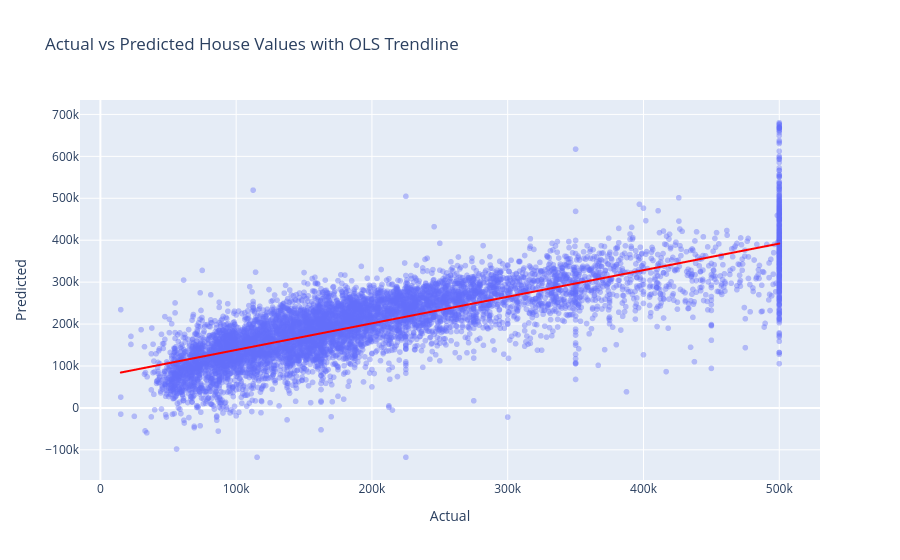

The code cell stored with this chart in its notebook:
### Code cell
# Cell 10: Regression Scatter Plot (Actual vs Predicted Joint Plot equivalent)
fig_reg = px.scatter(
    df_final, 
    x='Actual', 
    y='Predicted', 
    trendline="ols",
    trendline_color_override="red",
    opacity=0.4,
    title="Actual vs Predicted House Values with OLS Trendline"
)
fig_reg.show()

### Figure 1 — Plotly figure (JSON) as saved in the notebook; plotly's stock layout.template omitted (floating-point values rounded to 4 significant figures; data arrays with more than 128 entries replaced by an {"elided": "..."} marker saying what was removed)
{"data": [{"hovertemplate": "Actual=%{x}<br>Predicted=%{y}<extra></extra>", "legendgroup": "", "marker": {"color": "#636efa", "opacity": 0.4, "symbol": "circle"}, "mode": "markers", "name": "", "showlegend": false, "type": "scattergl", "x": {"elided": "7742 int values"}, "xaxis": "x", "y": {"elided": "7742 float values"}, "yaxis": "y"}, {"hovertemplate": "<b>OLS trendline</b><br>Predicted = 0.634157 * Actual + 74829.5<br>R<sup>2</sup>=0.639658<br><br>Actual=%{x}<br>Predicted=%{y} <b>(trend)</b><extra></extra>", "legendgroup": "", "line": {"color": "red"}, "marker": {"color": "#636efa", "symbol": "circle"}, "mode": "lines", "name": "", "showlegend": false, "type": "scattergl", "x": {"elided": "7742 int values"}, "xaxis": "x", "y": {"elided": "7742 float values"}, "yaxis": "y"}], "layout": {"legend": {"tracegroupgap": 0}, "title": {"text": "Actual vs Predicted House Values with OLS Trendline"}, "xaxis": {"anchor": "y", "domain": [0, 1], "title": {"text": "Actual"}}, "yaxis": {"anchor": "x", "domain": [0, 1], "title": {"text": "Predicted"}}}}
